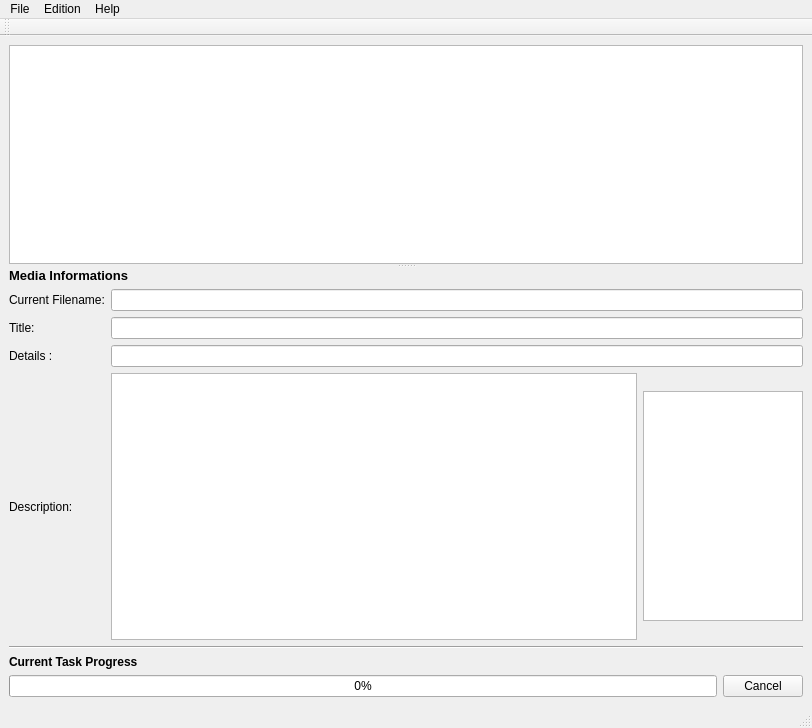
<?xml version="1.0" encoding="UTF-8"?>
<ui version="4.0">
 <class>MainWindow</class>
 <widget class="QMainWindow" name="MainWindow">
  <property name="enabled">
   <bool>true</bool>
  </property>
  <property name="geometry">
   <rect>
    <x>0</x>
    <y>0</y>
    <width>812</width>
    <height>728</height>
   </rect>
  </property>
  <property name="acceptDrops">
   <bool>true</bool>
  </property>
  <property name="windowTitle">
   <string>Movie Collection Renamer</string>
  </property>
  <property name="statusTip">
   <string/>
  </property>
  <widget class="QWidget" name="centralwidget">
   <layout class="QHBoxLayout" name="horizontalLayout">
    <item>
     <widget class="QSplitter" name="splitter">
      <property name="sizePolicy">
       <sizepolicy hsizetype="Expanding" vsizetype="Expanding">
        <horstretch>0</horstretch>
        <verstretch>0</verstretch>
       </sizepolicy>
      </property>
      <property name="minimumSize">
       <size>
        <width>0</width>
        <height>0</height>
       </size>
      </property>
      <property name="orientation">
       <enum>Qt::Vertical</enum>
      </property>
      <property name="childrenCollapsible">
       <bool>false</bool>
      </property>
      <widget class="QWidget" name="verticalLayoutWidget_2">
       <layout class="QVBoxLayout" name="verticalLayout_7">
        <property name="topMargin">
         <number>0</number>
        </property>
        <item>
         <widget class="MRQListWidget" name="listView">
          <property name="sizePolicy">
           <sizepolicy hsizetype="Preferred" vsizetype="Preferred">
            <horstretch>0</horstretch>
            <verstretch>0</verstretch>
           </sizepolicy>
          </property>
          <property name="minimumSize">
           <size>
            <width>0</width>
            <height>200</height>
           </size>
          </property>
          <property name="acceptDrops">
           <bool>true</bool>
          </property>
          <property name="alternatingRowColors">
           <bool>true</bool>
          </property>
         </widget>
        </item>
       </layout>
      </widget>
      <widget class="QWidget" name="verticalLayoutWidget">
       <layout class="QVBoxLayout" name="verticalLayout_6">
        <property name="spacing">
         <number>6</number>
        </property>
        <property name="topMargin">
         <number>0</number>
        </property>
        <item>
         <widget class="QLabel" name="label_5">
          <property name="font">
           <font>
            <pointsize>10</pointsize>
            <weight>75</weight>
            <bold>true</bold>
           </font>
          </property>
          <property name="text">
           <string>Media Informations</string>
          </property>
         </widget>
        </item>
        <item>
         <layout class="QGridLayout" name="gridLayout">
          <item row="1" column="0">
           <widget class="QLabel" name="label">
            <property name="text">
             <string>Title:</string>
            </property>
           </widget>
          </item>
          <item row="2" column="0">
           <widget class="QLabel" name="label_3">
            <property name="text">
             <string>Details :</string>
            </property>
           </widget>
          </item>
          <item row="2" column="1">
           <widget class="QLineEdit" name="imdbLinkEdit">
            <property name="enabled">
             <bool>true</bool>
            </property>
            <property name="readOnly">
             <bool>true</bool>
            </property>
           </widget>
          </item>
          <item row="0" column="1">
           <widget class="QLineEdit" name="filenamEdit">
            <property name="enabled">
             <bool>true</bool>
            </property>
            <property name="readOnly">
             <bool>true</bool>
            </property>
           </widget>
          </item>
          <item row="3" column="0">
           <widget class="QLabel" name="label_2">
            <property name="text">
             <string>Description:</string>
            </property>
           </widget>
          </item>
          <item row="3" column="1">
           <layout class="QHBoxLayout" name="horizontalLayout_5">
            <item>
             <widget class="QTextBrowser" name="descriptionEdit">
              <property name="enabled">
               <bool>true</bool>
              </property>
              <property name="maximumSize">
               <size>
                <width>16777215</width>
                <height>16777215</height>
               </size>
              </property>
             </widget>
            </item>
            <item>
             <widget class="QGraphicsView" name="movieCoverView">
              <property name="minimumSize">
               <size>
                <width>160</width>
                <height>230</height>
               </size>
              </property>
              <property name="maximumSize">
               <size>
                <width>160</width>
                <height>230</height>
               </size>
              </property>
              <property name="verticalScrollBarPolicy">
               <enum>Qt::ScrollBarAlwaysOff</enum>
              </property>
              <property name="horizontalScrollBarPolicy">
               <enum>Qt::ScrollBarAlwaysOff</enum>
              </property>
             </widget>
            </item>
           </layout>
          </item>
          <item row="1" column="1">
           <widget class="QLineEdit" name="titleEdit">
            <property name="enabled">
             <bool>true</bool>
            </property>
            <property name="readOnly">
             <bool>true</bool>
            </property>
           </widget>
          </item>
          <item row="0" column="0">
           <widget class="QLabel" name="label_6">
            <property name="text">
             <string>Current Filename:</string>
            </property>
           </widget>
          </item>
         </layout>
        </item>
        <item>
         <layout class="QVBoxLayout" name="verticalLayout_8">
          <property name="topMargin">
           <number>0</number>
          </property>
          <item>
           <widget class="Line" name="line_2">
            <property name="orientation">
             <enum>Qt::Horizontal</enum>
            </property>
           </widget>
          </item>
          <item>
           <widget class="QLabel" name="label_7">
            <property name="font">
             <font>
              <weight>75</weight>
              <bold>true</bold>
             </font>
            </property>
            <property name="text">
             <string>Current Task Progress</string>
            </property>
           </widget>
          </item>
          <item>
           <layout class="QHBoxLayout" name="horizontalLayout_9">
            <item>
             <widget class="QProgressBar" name="progressBar">
              <property name="enabled">
               <bool>true</bool>
              </property>
              <property name="autoFillBackground">
               <bool>false</bool>
              </property>
              <property name="value">
               <number>0</number>
              </property>
              <property name="textVisible">
               <bool>true</bool>
              </property>
             </widget>
            </item>
            <item>
             <widget class="QPushButton" name="cancelJobButton">
              <property name="text">
               <string>Cancel</string>
              </property>
             </widget>
            </item>
           </layout>
          </item>
         </layout>
        </item>
       </layout>
      </widget>
     </widget>
    </item>
   </layout>
  </widget>
  <widget class="QMenuBar" name="menubar">
   <property name="geometry">
    <rect>
     <x>0</x>
     <y>0</y>
     <width>812</width>
     <height>23</height>
    </rect>
   </property>
   <widget class="QMenu" name="menuAide">
    <property name="tearOffEnabled">
     <bool>false</bool>
    </property>
    <property name="title">
     <string>Help</string>
    </property>
    <addaction name="actionAbout"/>
   </widget>
   <widget class="QMenu" name="menuFichier">
    <property name="title">
     <string>File</string>
    </property>
    <addaction name="actionAddFiles"/>
    <addaction name="actionAddDirectory"/>
    <addaction name="separator"/>
    <addaction name="actionQuit"/>
   </widget>
   <widget class="QMenu" name="menuEdition">
    <property name="title">
     <string>Edition</string>
    </property>
    <addaction name="actionSettings"/>
   </widget>
   <addaction name="menuFichier"/>
   <addaction name="menuEdition"/>
   <addaction name="menuAide"/>
  </widget>
  <widget class="QStatusBar" name="statusbar"/>
  <widget class="QToolBar" name="toolBar">
   <property name="windowTitle">
    <string>toolBar</string>
   </property>
   <property name="whatsThis">
    <string>Séléctionner des fichiers à ajouter.</string>
   </property>
   <attribute name="toolBarArea">
    <enum>TopToolBarArea</enum>
   </attribute>
   <attribute name="toolBarBreak">
    <bool>false</bool>
   </attribute>
  </widget>
  <action name="actionAddDirectory">
   <property name="icon">
    <iconset resource="../resources.qrc">
     <normaloff>:/icons/icons/document-open.svg</normaloff>:/icons/icons/document-open.svg</iconset>
   </property>
   <property name="text">
    <string>Add directory</string>
   </property>
  </action>
  <action name="actionSave">
   <property name="enabled">
    <bool>true</bool>
   </property>
   <property name="icon">
    <iconset resource="../resources.qrc">
     <normaloff>:/icons/icons/document-save.svg</normaloff>:/icons/icons/document-save.svg</iconset>
   </property>
   <property name="text">
    <string>Save All</string>
   </property>
  </action>
  <action name="actionLaunchRenameAssistant">
   <property name="enabled">
    <bool>true</bool>
   </property>
   <property name="icon">
    <iconset resource="../resources.qrc">
     <normaloff>:/icons/icons/system-run.svg</normaloff>:/icons/icons/system-run.svg</iconset>
   </property>
   <property name="text">
    <string>Rename assistant</string>
   </property>
  </action>
  <action name="actionQuit">
   <property name="icon">
    <iconset resource="../resources.qrc">
     <normaloff>:/icons/icons/system-shutdown.svg</normaloff>:/icons/icons/system-shutdown.svg</iconset>
   </property>
   <property name="text">
    <string>Quit</string>
   </property>
   <property name="shortcut">
    <string>Ctrl+Q</string>
   </property>
   <property name="menuRole">
    <enum>QAction::QuitRole</enum>
   </property>
  </action>
  <action name="actionAbout">
   <property name="text">
    <string>About</string>
   </property>
  </action>
  <action name="actionLaunchFromSelection">
   <property name="icon">
    <iconset resource="../resources.qrc">
     <normaloff>:/icons/icons/media-playback-start.svg</normaloff>:/icons/icons/media-playback-start.svg</iconset>
   </property>
   <property name="text">
    <string>Rename from current selection</string>
   </property>
   <property name="toolTip">
    <string>Rename from current selection</string>
   </property>
  </action>
  <action name="actionSettings">
   <property name="text">
    <string>Settings</string>
   </property>
  </action>
  <action name="actionImportAFile">
   <property name="text">
    <string>Import a file</string>
   </property>
  </action>
  <action name="actionImportADirectory">
   <property name="text">
    <string>Import a directory</string>
   </property>
  </action>
  <action name="actionAddFiles">
   <property name="icon">
    <iconset resource="../resources.qrc">
     <normaloff>:/icons/icons/add.svg</normaloff>:/icons/icons/add.svg</iconset>
   </property>
   <property name="text">
    <string>Add Files</string>
   </property>
   <property name="toolTip">
    <string>Add Files</string>
   </property>
   <property name="statusTip">
    <string>Add Files</string>
   </property>
   <property name="whatsThis">
    <string>Add Files</string>
   </property>
  </action>
 </widget>
 <customwidgets>
  <customwidget>
   <class>MRQListWidget</class>
   <extends>QListWidget</extends>
   <header>mrqlistwidget</header>
  </customwidget>
 </customwidgets>
 <resources>
  <include location="../resources.qrc"/>
 </resources>
 <connections/>
</ui>
